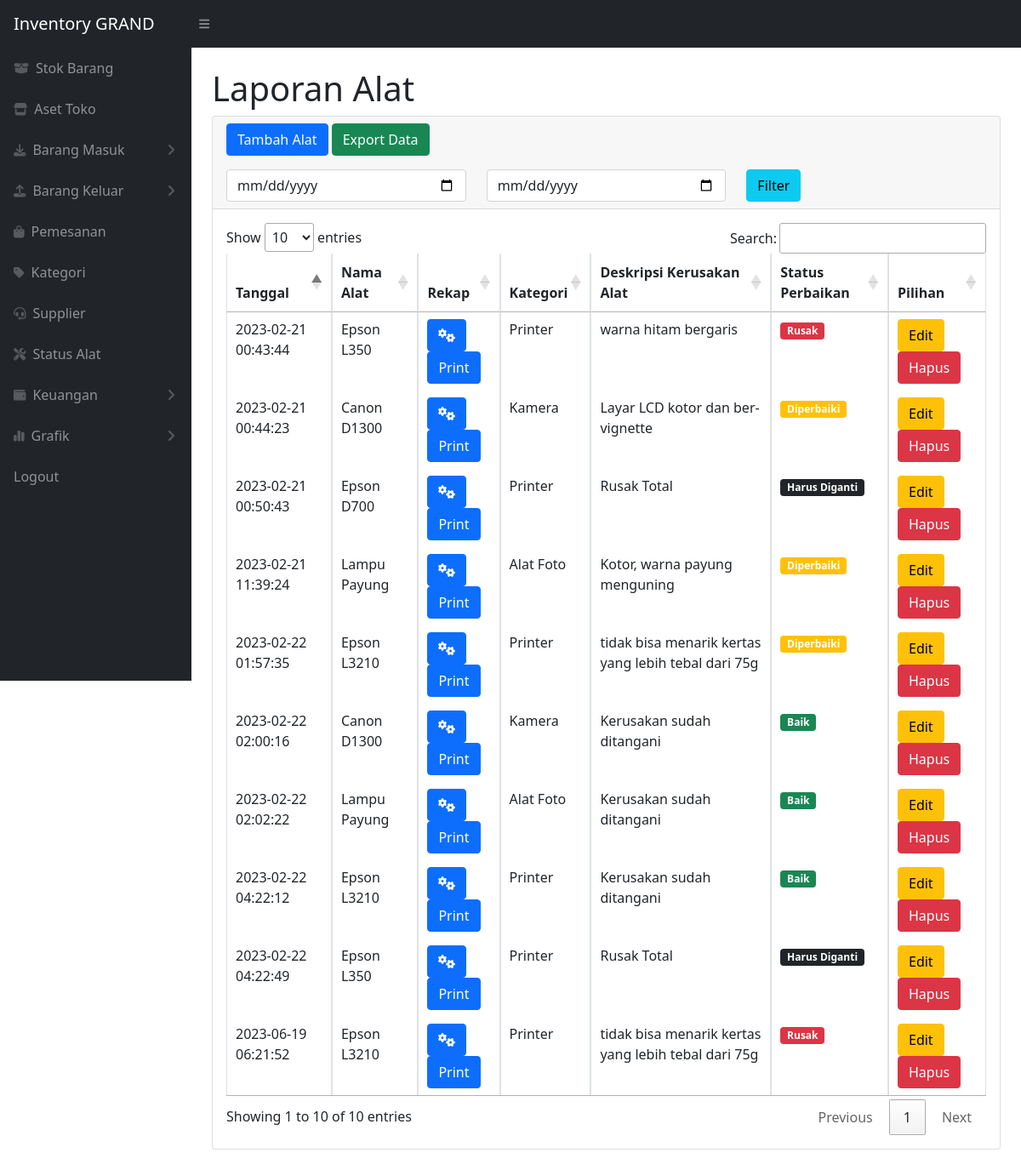
The page /alat.php (signed in) on the database its author committed.
### tables this page shows
CREATE TABLE `alat` (
  `idalat` int(11) NOT NULL,
  `namaalat` varchar(25) NOT NULL,
  `kategori` varchar(50) NOT NULL,
  `deskalat` varchar(100) DEFAULT NULL,
  `tanggal` timestamp NOT NULL DEFAULT current_timestamp(),
  `status` varchar(15) NOT NULL
);

### alat.php (the view, shortened to what this page needs)
<?php
require 'function.php';
?>
<!DOCTYPE html>
<html lang="en">
<head>
    <link href="https://cdn.datatables.net/1.13.2/css/jquery.dataTables.min.css" rel="stylesheet" />
    <link href="css/styles.css" rel="stylesheet" />
</head>
<body class="sb-nav-fixed">
    <?php include "components/nav.php" ?>
    <div id="layoutSidenav">
        <?php include "components/sidebar.php" ?>
        <div id="layoutSidenav_content">
            <main>
                <div class="container-fluid px-4">
                    <h1 class="mt-4">Laporan Alat</h1>
                    <div class="card mb-4">
                        <div class="card-header">
                            <button type="button" class="btn btn-primary" data-bs-toggle="modal" data-bs-target="#myModal">
                                Tambah Alat
                            </button>
                            <a href="exportalat.php" class="btn btn-success">Export Data</a>
                            <br>
                            <form method="post" class="mt-3">
                                <div class="row">
                                    <div class="col">
                                        <input type="date" name="tgl_mulai" class="form-control">
                                    </div>
                                    <div class="col">
                                        <input type="date" name="tgl_selesai" class="form-control">
                                    </div>
                                    <div class="col">
                                        <button type="submit" name="filter_tgl" class="btn btn-info">Filter</button>
                                    </div>
                                </div>
                            </form>
                        </div>
                        <div class="card-body">
                            <div class="table-responsive">
                                <table class="table table-bordered" id="dataTable" width="100%" cellspacing="0">
                                    <thead>
                                        <tr>
                                            <th>Tanggal</th>
                                            <th>Nama Alat</th>
                                            <th>Rekap</th>
                                            <th>Kategori</th>
                                            <th>Deskripsi Kerusakan Alat</th>
                                            <th>Status Perbaikan</th>
                                            <th>Pilihan</th>
                                        </tr>
                                    </thead>
                                    <tbody>
                                        <?php
                                        if (isset($_POST['filter_tgl'])) {
                                            $mulai = $_POST['tgl_mulai'];
                                            $selesai = $_POST['tgl_selesai'];
                                            if ($mulai != null || $selesai != null) {
                                                $ambilsemuadataalat = mysqli_query($conn, "select * from alat where idalat=idalat and tanggal BETWEEN '$mulai' and DATE_ADD('$selesai',INTERVAL 1 DAY)");
                                            } else {
                                                $ambilsemuadataalat = mysqli_query($conn, "select * from alat where idalat=idalat");
                                            }
                                        } else {
                                            $ambilsemuadataalat = mysqli_query($conn, "select * from alat where idalat=idalat");
                                        }
                                        while ($data = mysqli_fetch_array($ambilsemuadataalat)) {
                                            $tanggal = $data['tanggal'];
                                            $namaalat = $data['namaalat'];
                                            $kategori = $data['kategori'];
                                            $deskalat = $data['deskalat'];
                                            $ida = $data['idalat'];
                                        ?>
                                            <tr>
                                                <td><?= $tanggal; ?></td>
                                                <td><?= $namaalat; ?></td>
                                                <td>
                                                    <button type="button" class="btn btn-primary" data-bs-toggle="modal" data-bs-target="#rekapmodal<?= $ida; ?>">
                                                        <i class="fas fa-cogs"></i>
                                                    </button>
                                                    <button type="button" class="btn btn-primary" onclick="printModalContent('rekapmodal<?= $ida; ?>')">Print</button>
                                                </td>
                                                <td><?= $kategori; ?></td>
                                                <td><?= $deskalat; ?></td>
                                                <td>
                                                    <?php
                                                    $status = $data['status'];
                                                    $badge_class = '';
                                                    switch ($status) {
                                                        case 'Baik':
                                                            $badge_class = 'badge bg-success';
                                                            break;
                                                        case 'Rusak':
                                                            $badge_class = 'badge bg-danger';
                                                            break;
                                                        case 'Diperbaiki':
                                                            $badge_class = 'badge bg-warning';
                                                            break;
                                                        case 'Harus Diganti':
                                                            $badge_class = 'badge bg-dark';
                                                            break;
                                                    }
                                                    ?>
                                                    <span class="badge <?= $badge_class; ?>"><?= $status; ?></span>
                                                </td>
                                                <td>
                                                    <button type="button" class="btn btn-warning" data-bs-toggle="modal" data-bs-target="#edit<?= $ida; ?>">
                                                        Edit
                                                    </button>
                                                    <button type="button" class="btn btn-danger" data-bs-toggle="modal" data-bs-target="#delete<?= $ida; ?>">
                                                        Hapus
                                                    </button>
                                                </td>
                                            </tr>
                            </div>
                        </div>
                    <?php
                                        };
                    ?>
</body>
</html>

### rows shown on the page
alat: tanggal "2023-02-21 00:43:44", namaalat "Epson L350", kategori "Printer", deskalat "warna hitam bergaris", status "Rusak"
alat: tanggal "2023-02-21 00:44:23", namaalat "Canon D1300", kategori "Kamera", deskalat "Layar LCD kotor dan ber-vignette", status "Diperbaiki"
alat: tanggal "2023-02-21 00:50:43", namaalat "Epson D700", kategori "Printer", deskalat "Rusak Total", status "Harus Diganti"
alat: tanggal "2023-02-21 11:39:24", namaalat "Lampu Payung", kategori "Alat Foto", deskalat "Kotor, warna payung menguning", status "Diperbaiki"
alat: tanggal "2023-02-22 01:57:35", namaalat "Epson L3210", kategori "Printer", deskalat "tidak bisa menarik kertas yang lebih tebal dari 75g", status "Diperbaiki"
alat: tanggal "2023-02-22 02:00:16", namaalat "Canon D1300", kategori "Kamera", deskalat "Kerusakan sudah ditangani", status "Baik"
alat: tanggal "2023-02-22 02:02:22", namaalat "Lampu Payung", kategori "Alat Foto", deskalat "Kerusakan sudah ditangani", status "Baik"
alat: tanggal "2023-02-22 04:22:12", namaalat "Epson L3210", kategori "Printer", deskalat "Kerusakan sudah ditangani", status "Baik"
alat: tanggal "2023-02-22 04:22:49", namaalat "Epson L350", kategori "Printer", deskalat "Rusak Total", status "Harus Diganti"
alat: tanggal "2023-06-19 06:21:52", namaalat "Epson L3210", kategori "Printer", deskalat "tidak bisa menarik kertas yang lebih tebal dari 75g", status "Rusak"
